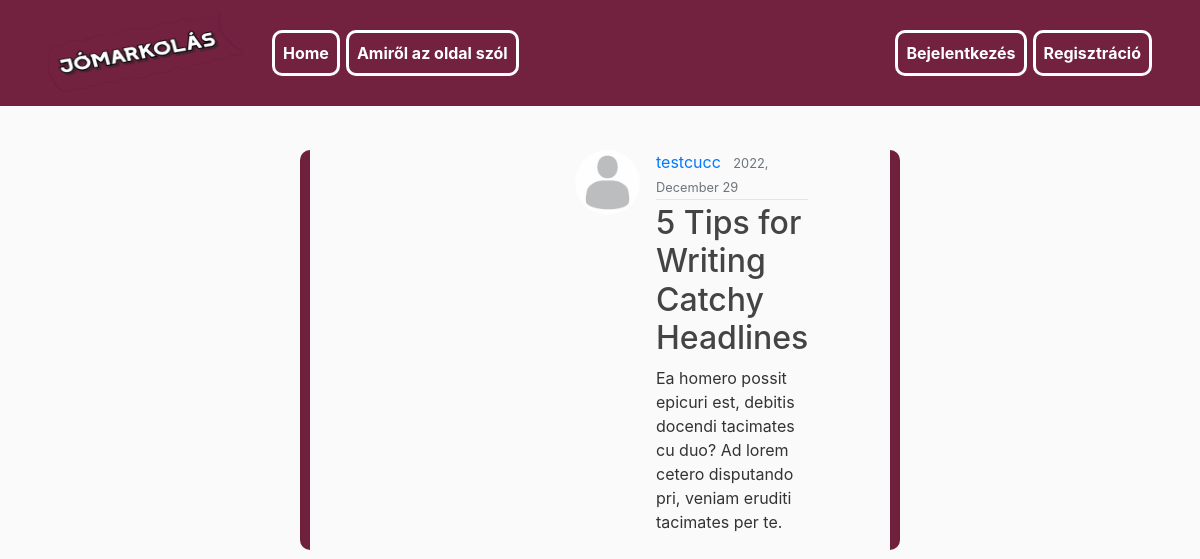
Page /post/25/ on the committed database.
### blog/models.py (models this page shows, shortened)
class Post(models.Model):
    title = models.CharField(max_length=100)
    content = models.TextField()
    date_posted = models.DateTimeField(default = timezone.now)
    author = models.ForeignKey(User, on_delete=models.CASCADE)

### users/models.py (models this page shows, shortened)
class Profile(models.Model):
    user = models.OneToOneField(User, on_delete=models.CASCADE)
    image = models.ImageField(default='default.jpg', upload_to='profile_pics')

### blog/views.py (the view)
# urls.py: path('post/<int:pk>/', PostDetailView.as_view(), name='post-detail'),
class PostDetailView(DetailView):
    model = Post

### blog/templates/blog/post_detail.html (shortened to what this page needs)
{% extends "blog/base.html" %}
{% block content %}
    <article class="media content-section">
        <img class ="rounded-circle article-img" src="{{ object.author.profile.image.url }}">
        <div class="media-body">
        <div class="article-metadata">
            <a class="mr-2" href="{% url 'user-posts' object.author.username %}">{{ object.author }}</a>
            <small class="text-muted">{{ object.date_posted|date:"Y, F d" }}</small>
        </div>
        <h2 class="article-title">{{ object.title }}</h2>
        <p class="article-content">{{ object.content }}</p>
        </div>
    </article>
{% endblock content %}

### blog/static/blog/main.css (style rules this page uses)
body { background: #fafafa; color: #333333; margin-top:150px; margin-right: 300px; padding-left: 250px; margin-left: 300px; border: 3px; border-color: #6e203c; border-radius: 10px; border-right-style: solid; border-left-style: solid; border-width: 10px; }
h1, h2, h3, h4, h5, h6 { color: #444444; }
.article-title { color: #444444; }
.article-content { white-space: pre-line; }
.article-img { height: 65px; width: 65px; margin-right: 16px; }
.article-metadata { padding-bottom: 1px; margin-bottom: 4px; border-bottom: 1px solid #e3e3e3 }

### rows in the picture
Post: author.profile.image (placeholder picture), author "testcucc", date_posted "2022, December 29", title "5 Tips for Writing Catchy Headlines", content "Ea homero possit epicuri est, debitis docendi tacimates cu duo? Ad lorem cetero disputando pri, veniam eruditi tacimates per te."
